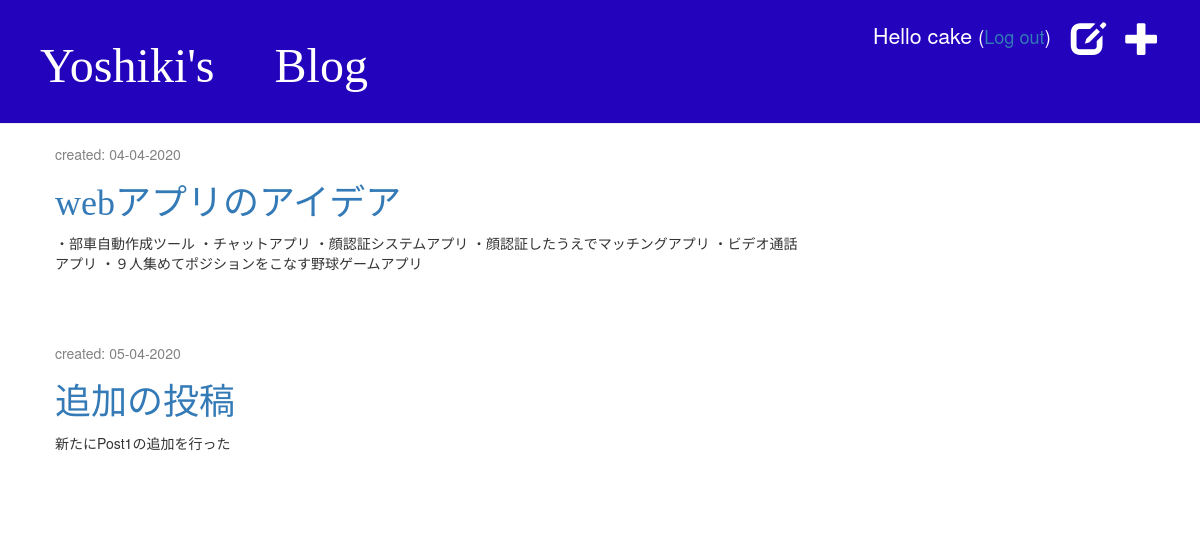
Page /drafts/ (signed in) on the committed database.
### blog/models.py (models this page shows, shortened)
class Post(models.Model):
    author = models.ForeignKey(settings.AUTH_USER_MODEL, on_delete=models.CASCADE)
    title = models.CharField(max_length=200)
    text = models.TextField()
    created_date = models.DateTimeField(default=timezone.now)
    published_date = models.DateTimeField(blank=True, null=True)
    views = models.PositiveIntegerField(default=0)

### blog/views.py (the view)
# urls.py: path('drafts/', views.post_draft_list, name='post_draft_list'),
@login_required
def post_draft_list(request):
    posts = Post.objects.filter(published_date__isnull=True).order_by('created_date')
    return render(request, 'blog/post_draft_list.html', {'posts': posts})

### blog/templates/blog/post_draft_list.html
{% extends 'blog/base.html' %}
{% block content %}
    {% for post in posts %}
        <div class="post">
            <p class="date">created: {{ post.created_date|date:'d-m-Y' }}</p>
            <h1><a href="{% url 'post_detail' pk=post.pk %}">{{ post.title }}</a></h1>
            <p>{{ post.text|truncatechars:200 }}</p>
        </div>
    {% endfor %}
{% endblock %}

### blog/templates/blog/base.html (shortened to what this page needs)
{% load static %}
<html>
    <head>
        <link rel="stylesheet" href="//maxcdn.bootstrapcdn.com/bootstrap/3.2.0/css/bootstrap.min.css">
        <link rel="stylesheet" href="//maxcdn.bootstrapcdn.com/bootstrap/3.2.0/css/bootstrap-theme.min.css">
        <link rel="stylesheet" href="{% static 'css/style.css' %}">
    </head>
    <body>
        <div class="page-header">
            {% if user.is_authenticated %}
                <a href="{% url 'post_new' %}" class="top-menu"><span class="glyphicon glyphicon-plus"></span></a>
                <a href="{% url 'post_draft_list' %}" class="top-menu"><span class="glyphicon glyphicon-edit"></span></a>
                <p class="top-menu2">Hello {{ user.username }} <small>(<a href="{% url 'logout' %}">Log out</a>)</small></p>
            {% else %}
                <a href="{% url 'login' %}" class="top-menu"><span class="glyphicon glyphicon-lock"></span></a>
            {% endif %}
            <h1><a href="/">Yoshiki's Blog</a></h1>
        </div>
        <div class="content container">
            <div class="row">
                <div class="col-md-8">
                {% block content %}
                {% endblock %}
                </div>
            </div>
        </div>
    </body>
</html>

### blog/static/css/style.css (style rules this page uses)
.page-header { background-color: #2303BC; margin-top: 0; padding: 20px 20px 20px 40px; }
.page-header h1, .page-header h1 a, .page-header h1 a:visited, .page-header h1 a:active { color: #ffffff; font-size: 36pt; text-decoration: none; }
.content { margin-left: 40px; }
h1, h2, h3, h4 { font-family: emoji; }
.date { color: #828282; }
.top-menu, .top-menu:hover, .top-menu:visited { color: #ffffff; float: right; font-size: 26pt; margin-right: 20px; }
.top-menu2, .top-menu2:hover, .top-menu2:visited { color: #ffffff; float: right; font-size: 16pt; margin-right: 20px; }
.post { margin-bottom: 70px; }

### rows in the picture
Post: created_date "04-04-2020", title "webアプリのアイデア", text "・部車自動作成ツール ・チャットアプリ ・顔認証システムアプリ ・顔認証したうえでマッチングアプリ ・ビデオ通話アプリ ・９人集めてポジションをこなす野球ゲームアプリ"
Post: created_date "05-04-2020", title "追加の投稿", text "新たにPost1の追加を行った"

### other values in the picture
{{ user.username }} "cake"
